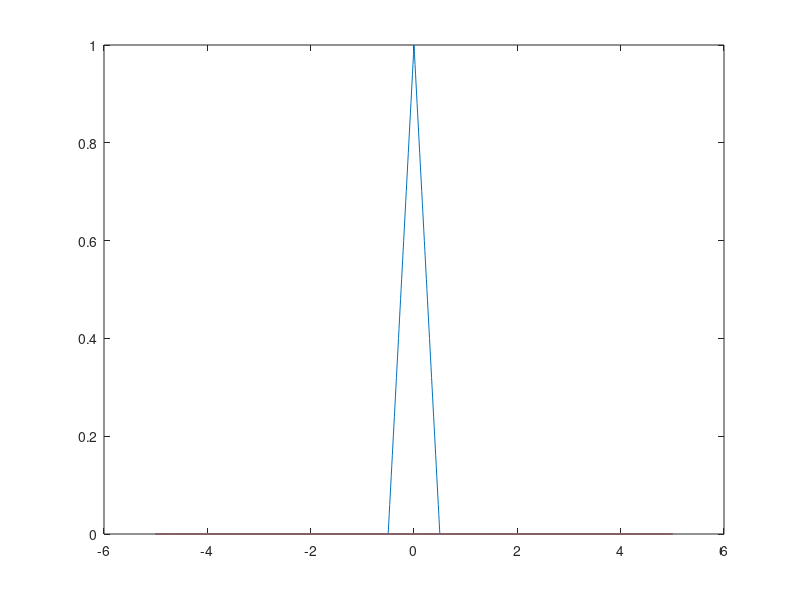

The MATLAB script that drew this image:
n=0:0.01:10;
x=zeros(1001);
for m=0:1:1001
    if m>=450 && m<=500
    x(m+1)=1+2*((m*0.01)-5);
    elseif m>500 && m<=550
    x(m+1)=1-2*((m*0.01)-5);
    end
end
figure(1);
plot(n-5,x);